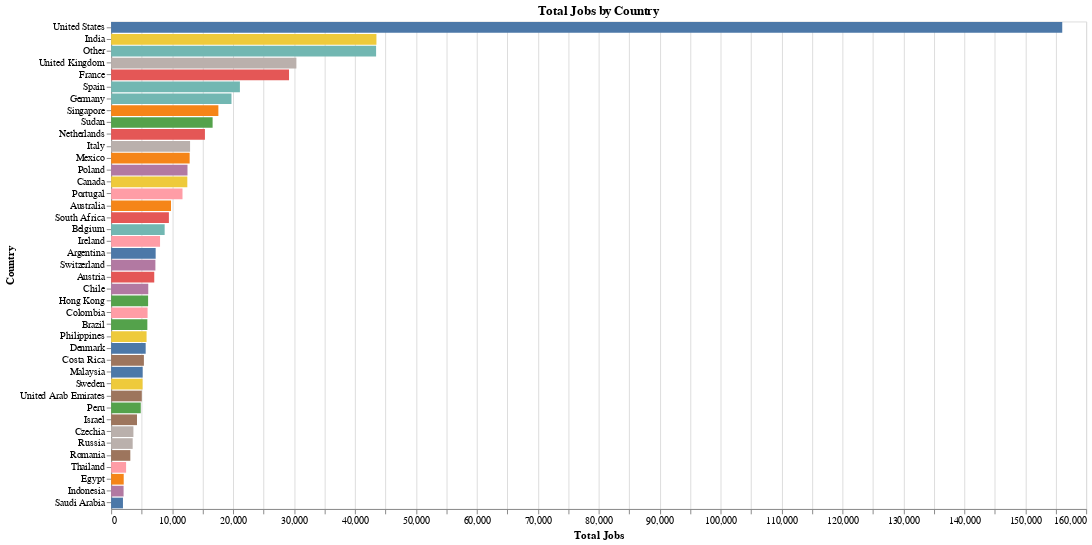

The notebook cell this image was saved under:
### Code cell
bar_chart_tot_jobs = alt.Chart(country_stats).mark_bar().encode(
    x=alt.X('total_jobs:Q', title='Total Jobs'),
    y=alt.Y('job_country:N', title='Country', sort='-x'),
    color=alt.Color('job_country:N', legend=None),
    tooltip=['job_country', 'total_jobs']
).properties(
    title='Total Jobs by Country',
    width=1000,
    height=500
)

bar_chart_tot_jobs

### Figure 1 — Vega-Lite specification as saved in the notebook (floating-point values rounded to 4 significant figures)
{"config": {"view": {"continuousWidth": 300, "continuousHeight": 300}}, "data": {"name": "data-c6a1fdfdd8f09ccc5edf52f56327ba04"}, "mark": {"type": "bar"}, "encoding": {"color": {"field": "job_country", "legend": null, "type": "nominal"}, "tooltip": [{"field": "job_country", "type": "nominal"}, {"field": "total_jobs", "type": "quantitative"}], "x": {"field": "total_jobs", "title": "Total Jobs", "type": "quantitative"}, "y": {"field": "job_country", "sort": "-x", "title": "Country", "type": "nominal"}}, "height": 500, "title": "Total Jobs by Country", "width": 1000, "$schema": "https://vega.github.io/schema/vega-lite/v5.20.1.json", "datasets": {"data-c6a1fdfdd8f09ccc5edf52f56327ba04": [{"job_country": "United States", "total_jobs": 156077, "remote_percentage": 10.47, "no_degree_percentage": 13.99}, {"job_country": "India", "total_jobs": 43534, "remote_percentage": 9.68, "no_degree_percentage": 25.75}, {"job_country": "Other", "total_jobs": 43479, "remote_percentage": 11.34, "no_degree_percentage": 31.64}, {"job_country": "United Kingdom", "total_jobs": 30399, "remote_percentage": 9.29, "no_degree_percentage": 48.34}, {"job_country": "France", "total_jobs": 29192, "remote_percentage": 4.23, "no_degree_percentage": 21.04}, {"job_country": "Spain", "total_jobs": 21129, "remote_percentage": 11.28, "no_degree_percentage": 40.48}, {"job_country": "Germany", "total_jobs": 19747, "remote_percentage": 5.49, "no_degree_percentage": 43.11}, {"job_country": "Singapore", "total_jobs": 17595, "remote_percentage": 1.04, "no_degree_percentage": 26.47}, {"job_country": "Sudan", "total_jobs": 16650, "remote_percentage": 15.44, "no_degree_percentage": 11.64}, {"job_country": "Netherlands", "total_jobs": 15390, "remote_percentage": 3.63, "no_degree_percentage": 41.83}, {"job_country": "Italy", "total_jobs": 12952, "remote_percentage": 4.56, "no_degree_percentage": 18.76}, {"job_country": "Mexico", "total_jobs": 12883, "remote_percentage": 11.4, "no_degree_percentage": 34.88}, {"job_country": "Poland", "total_jobs": 12529, "remote_percentage": 12.7, "no_degree_percentage": 50.2}, {"job_country": "Canada", "total_jobs": 12499, "remote_percentage": 16.63, "no_degree_percentage": 29.3}, {"job_country": "Portugal", "total_jobs": 11708, "remote_percentage": 6.53, "no_degree_percentage": 33.36}, {"job_country": "Australia", "total_jobs": 9825, "remote_percentage": 3.92, "no_degree_percentage": 51.3}, {"job_country": "South Africa", "total_jobs": 9476, "remote_percentage": 3.46, "no_degree_percentage": 23.72}, {"job_country": "Belgium", "total_jobs": 8781, "remote_percentage": 2.72, "no_degree_percentage": 30.85}, {"job_country": "Ireland", "total_jobs": 8026, "remote_percentage": 7.95, "no_degree_percentage": 35.98}, {"job_country": "Argentina", "total_jobs": 7304, "remote_percentage": 14.33, "no_degree_percentage": 45.33}, {"job_country": "Switzerland", "total_jobs": 7261, "remote_percentage": 3.08, "no_degree_percentage": 32.49}, {"job_country": "Austria", "total_jobs": 7073, "remote_percentage": 3.12, "no_degree_percentage": 45.6}, {"job_country": "Chile", "total_jobs": 6089, "remote_percentage": 9.87, "no_degree_percentage": 47.46}, {"job_country": "Hong Kong", "total_jobs": 6064, "remote_percentage": 1.09, "no_degree_percentage": 26.95}, {"job_country": "Colombia", "total_jobs": 5979, "remote_percentage": 1.91, "no_degree_percentage": 42.21}, {"job_country": "Brazil", "total_jobs": 5940, "remote_percentage": 22.58, "no_degree_percentage": 49.07}, {"job_country": "Philippines", "total_jobs": 5813, "remote_percentage": 9.22, "no_degree_percentage": 32.34}, {"job_country": "Denmark", "total_jobs": 5666, "remote_percentage": 4.89, "no_degree_percentage": 34.96}, {"job_country": "Costa Rica", "total_jobs": 5374, "remote_percentage": 4.71, "no_degree_percentage": 27.97}, {"job_country": "Malaysia", "total_jobs": 5173, "remote_percentage": 0.68, "no_degree_percentage": 24.47}, {"job_country": "Sweden", "total_jobs": 5158, "remote_percentage": 3.94, "no_degree_percentage": 45.75}, {"job_country": "United Arab Emirates", "total_jobs": 5026, "remote_percentage": 1.49, "no_degree_percentage": 28.33}, {"job_country": "Peru", "total_jobs": 4860, "remote_percentage": 13.11, "no_degree_percentage": 41.4}, {"job_country": "Israel", "total_jobs": 4247, "remote_percentage": 3.13, "no_degree_percentage": 28.63}, {"job_country": "Czechia", "total_jobs": 3653, "remote_percentage": 4.74, "no_degree_percentage": 48.32}, {"job_country": "Russia", "total_jobs": 3533, "remote_percentage": 24.31, "no_degree_percentage": 55.84}, {"job_country": "Romania", "total_jobs": 3145, "remote_percentage": 22.23, "no_degree_percentage": 43.82}, {"job_country": "Thailand", "total_jobs": 2453, "remote_percentage": 2.49, "no_degree_percentage": 24.17}, {"job_country": "Egypt", "total_jobs": 2062, "remote_percentage": 5.63, "no_degree_percentage": 24.78}, {"job_country": "Indonesia", "total_jobs": 2040, "remote_percentage": 6.08, "no_degree_percentage": 27.55}, {"job_country": "Saudi Arabia", "total_jobs": 1938, "remote_percentage": 1.75, "no_degree_percentage": 21.36}]}}
